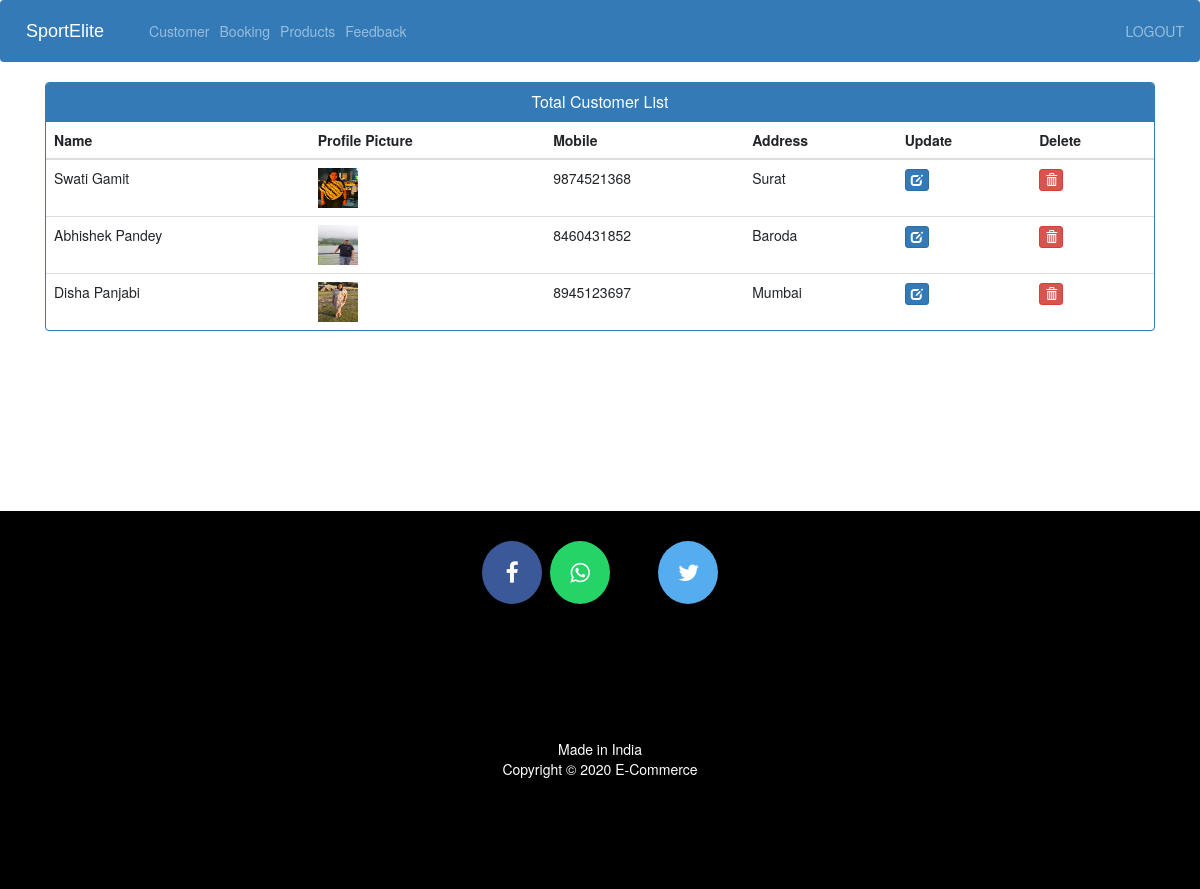
/view-customer (signed in), run on the app's committed database.
### ecom/models.py (models this page shows, shortened)
class Customer(models.Model):
    user=models.OneToOneField(User,on_delete=models.CASCADE)
    profile_pic= models.ImageField(upload_to='profile_pic/CustomerProfilePic/',null=True,blank=True)
    address = models.CharField(max_length=40)
    mobile = models.CharField(max_length=20,null=False)
    @property
    def get_name(self):
        return self.user.first_name+" "+self.user.last_name

### ecom/views.py (the view)
# urls.py: path('view-customer', views.view_customer_view,name='view-customer'),
@login_required(login_url='adminlogin')
def view_customer_view(request):
    customers=models.Customer.objects.all()
    return render(request,'ecom/view_customer.html',{'customers':customers})

### templates/ecom/view_customer.html (shortened to what this page needs)
{% extends 'ecom/admin_base.html' %}
{% load static %}
{% block content %}
<head>
  <link href="//netdna.bootstrapcdn.com/bootstrap/3.0.0/css/bootstrap.min.css" rel="stylesheet" id="bootstrap-css">
</head>
<div class="container">
  <div class="panel panel-primary">
    <div class="panel-heading">
      <h6 class="panel-title">Total Customer List</h6>
    </div>
    <table class="table table-hover" id="dev-table">
      <thead>
        <tr>
          <th>Name</th>
          <th>Profile Picture</th>
          <th>Mobile</th>
          <th>Address</th>
          <th>Update</th>
          <th>Delete</th>
        </tr>
      </thead>
      {% for c in customers %}
      <tr>
        <td> {{c.get_name}}</td>
        <td> <img src="{% static c.profile_pic.url %}" alt="Profile Pic" height="40px" width="40px" /></td>
        <td>{{c.mobile}}</td>
        <td>{{c.address}}</td>
        <td><a class="btn btn-primary btn-xs" href="{% url 'update-customer' c.id  %}"><span class="glyphicon glyphicon-edit"></span></a></td>
        <td><a class="btn btn-danger btn-xs" href="{% url 'delete-customer' c.id  %}"><span class="glyphicon glyphicon-trash"></span></a></td>
      </tr>
      {% endfor %}
    </table>
  </div>
</div>
{% endblock content %}

### templates/ecom/view_customer.html (style rules this page uses)
a:link { text-decoration: none; }
h6 { text-align: center; }

### data on the page
Customer: get_name "Swati Gamit", profile_pic (picture), mobile "9874521368", address "Surat"
Customer: get_name "Abhishek Pandey", profile_pic (picture), mobile "8460431852", address "Baroda"
Customer: get_name "Disha Panjabi", profile_pic (picture), mobile "8945123697", address "Mumbai"
